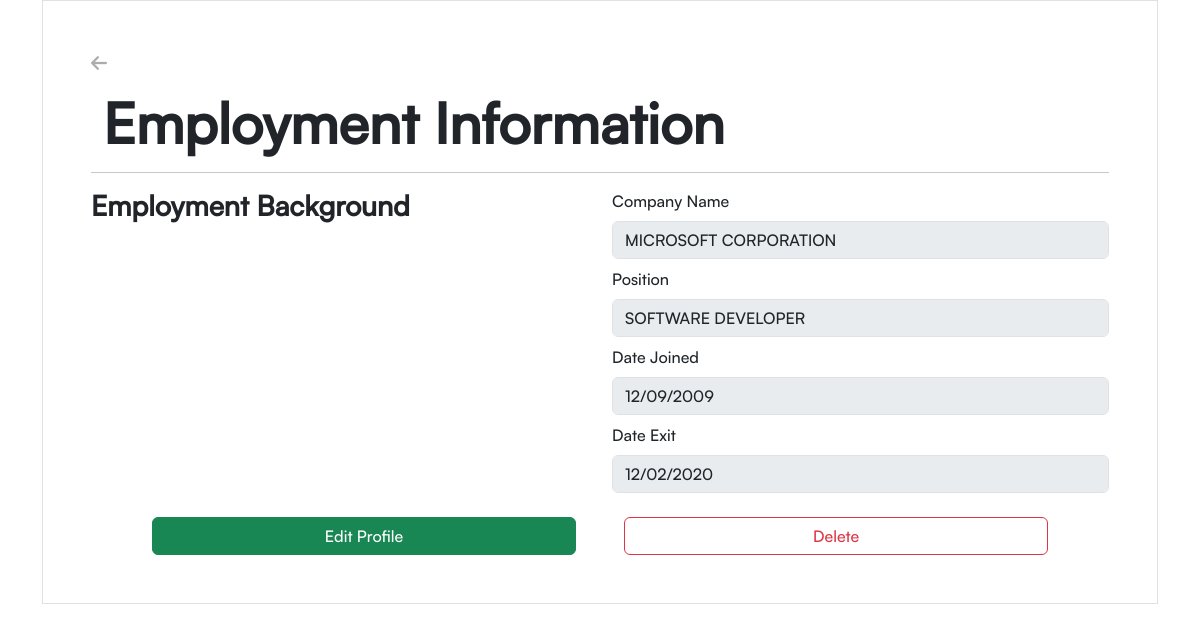
Screenshot of /includes/viewEmployment.php?id=6 with the database file from the repository.
### tables this page shows
CREATE TABLE `employment` (
  `employmentID` int(11) NOT NULL,
  `company` varchar(100) NOT NULL,
  `position` varchar(100) NOT NULL,
  `date_joined` date DEFAULT NULL,
  `date_exit` date DEFAULT NULL
);

### Employment.php (called while the page is built, shortened)
<?php
require_once "connection/pdo_connection4.php";
class Employment
{
    private $con;
    public function __construct($db)
    {
        $this->con = $db;
    }
    public function viewEmployment($employmentID)
    {
        $stmt = $this->con->prepare("SELECT * FROM employment WHERE employmentID = ?");
        $stmt->execute([$employmentID]);
        return $stmt->rowCount() ? $stmt->fetch() : 0;
    }
}
$Employment = new Employment($db);

### includes/viewEmployment.php (the view, shortened to what this page needs)
<?php
include '../Employment.php';
if (isset($_GET['id'])) {
  $row1 = $Employment->viewEmployment($_GET['id']);
} else {
}
?>
<!DOCTYPE html>
<html lang="en">
<head>
  <link href="https://cdn.jsdelivr.net/npm/bootstrap@5.3.8/dist/css/bootstrap.min.css" rel="stylesheet"
>
  <link rel="stylesheet" href="../css/style.css">
</head>
<body>
  <section class="container">
    <form method="POST" class="g-3 needs-validation border border-1 p-4 p-md-5" novalidate>
      <a href="../index.php"><img src="../imgs/return.png" class="img-fluid pe-2" width="24" alt="back"></a>
      <div class="container">
        <div class="display-4 mt-3 text-start fw-bold mb-3 d-none d-md-block">Employment Information</div>
      </div>
      <hr>
      <div class="row">
        <div class="col-12 col-md-6 h3 fw-bold">Employment Background</div>
        <div class="col-12 col-md-6">
          <div class="col-12 position-relative mb-2">
            <label for="validationTooltip01" class="form-label">Company Name</label>
            <input type="text" class="form-control" id="validationTooltip01" name="company"
              value="<?= strtoupper($row1['company']) ?>" disabled>
          </div>
          <div class=" position-relative mb-2">
            <label for="validationTooltip02" class="form-label">Position</label>
            <input type="text" class="form-control" id="validationTooltip02" disabled
              value="<?= strtoupper($row1['position']) ?>" name=" position">
          </div>
          <div class="position-relative mb-2">
            <label for="validationTooltip03" class="form-label">Date Joined</label>
            <input type="date" class="form-control" id="validationTooltip03" disabled
              value="<?= strtoupper($row1['date_joined']) ?>" name=" date_joined">
          </div>
          <div class="col-12 position-relative mb-2">
            <label for="validationTooltip04" class="form-label">Date Exit</label>
            <input type="date" class="form-control" id="validationTooltip04" disabled
              value="<?= strtoupper($row1['date_exit']) ?>" name=" date_exit">
          </div>
        </div>
      </div>
      <div class="row mt-3 g-0 gap-md-5 gap-2 justify-content-center">
        <div class="col-12 col-md-5 btn btn-success">Edit Profile</div>
        <form method="POST"><button type="submit" class="col-12 col-md-5 btn btn-outline-danger" name="delete"
            value="<?= $row1['employmentID'] ?>">Delete</button> </form>
      </div>
    </form>
  </section>
</body>
</html>

### css/style.css (style rules this page uses)
* { font-family: 'Satoshi', sans-serif; }

### rows the page displays
employment: company "MICROSOFT CORPORATION", position "SOFTWARE DEVELOPER", date_joined "12/09/2009", date_exit "12/02/2020"
